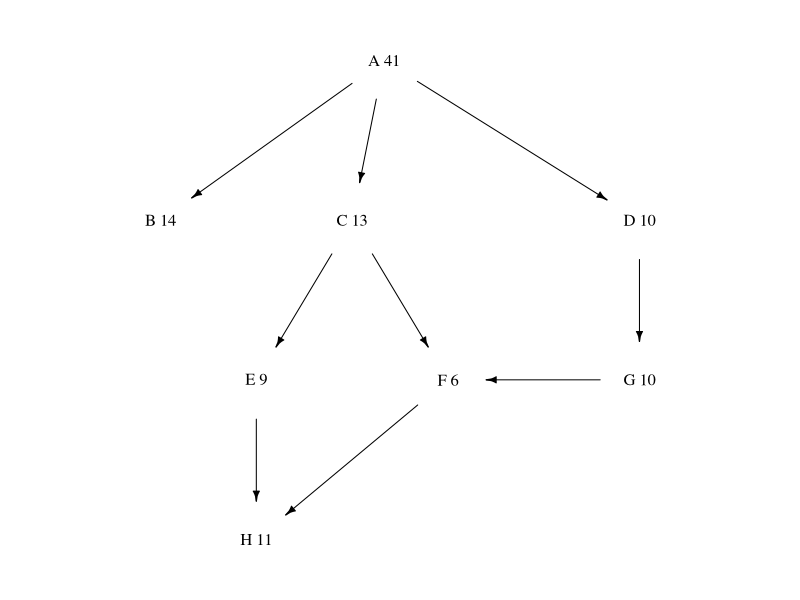
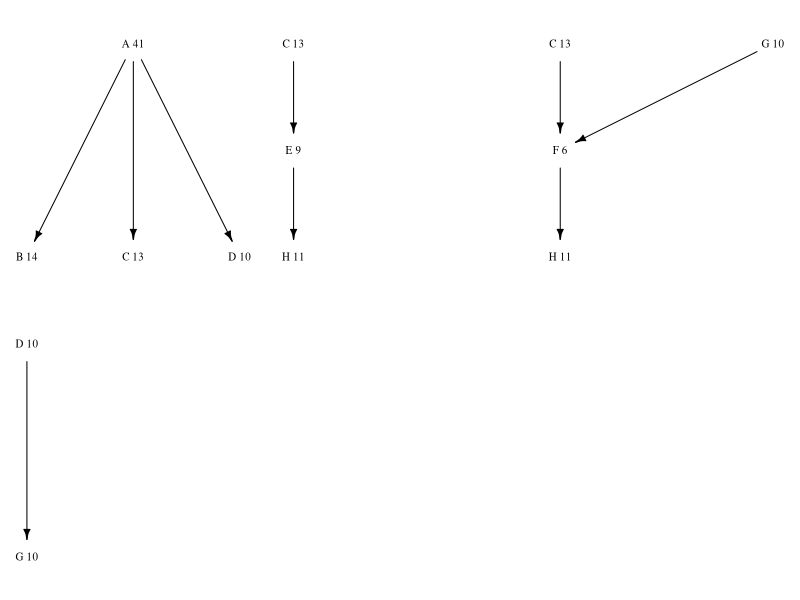

Write the R code that produced these figures, in order.
# igraph water balance

# Define Network
library(igraph)
g <- graph_from_literal(A-+B:C:D, C-+E:F, D-+G, E:F-+H, G-+F)

# Randomised flows
set.seed(2017)
V(g)$flows <- c(sample(30:45, 1), sample(10:15, 3),
                sample(05:10, 2), sample(05:10, 1), 
                sample(10:15, 1))

# Visualise network
visualise <- function(x) {
    plot(x, layout = layout_as_tree, 
         vertex.color = NA, 
         vertex.label.color = "black",
         vertex.frame.color=NA,
         vertex.size =32,
         vertex.label = paste(V(x)$name, V(x)$flows),
         edge.color = "black",
         edge.arrow.size=.5)
}
par(mar=rep(0,4), mfrow=c(1,1))
visualise(g)

# Balance
balance <- function(x){
    upstream <- which(degree(x, mode="in")==0)
    downstream <- which(degree(x, mode="out")==0)
    total.balance <-  sum(V(g)$flows[downstream]) - sum(V(g)$flows[upstream])
    paste(paste(V(g)$flows[downstream], collapse=" + "), "-", paste(V(g)$flows[upstream], collapse=" + "), "=", total.balance)
}

balance(g)

h <- g
par(mar=rep(0,4), mfrow=c(2,3))
while(length(V(h)) > 0) {
    upstream <- V(h)[degree(h, mode = "in") == 0]
    nbours <- neighbors(h, upstream[1])
    if (any(degree(g, V(g)$name %in% V(h)[nbours]$name, mode="in") > 1)) {
        upstream <- nbours
        nbours <- neighbors(h, nbours, mode="all")
    }
    i <- induced.subgraph(h, c(upstream[1], nbours))
    visualise(i)
    balance(i)
    h <- delete_vertices(h, upstream[1])
    h <- delete_vertices(h, V(h)[degree(h)==0])
}
plot(h)


